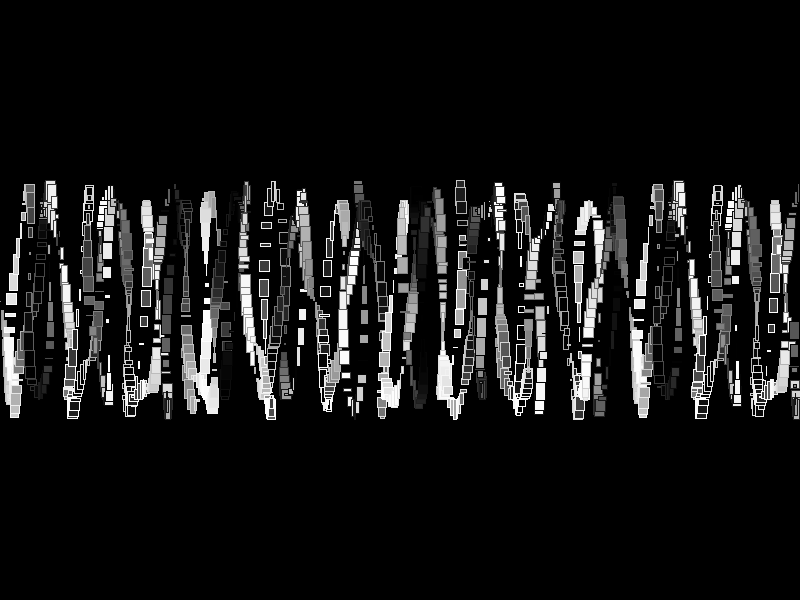
Frame 1 (no input)
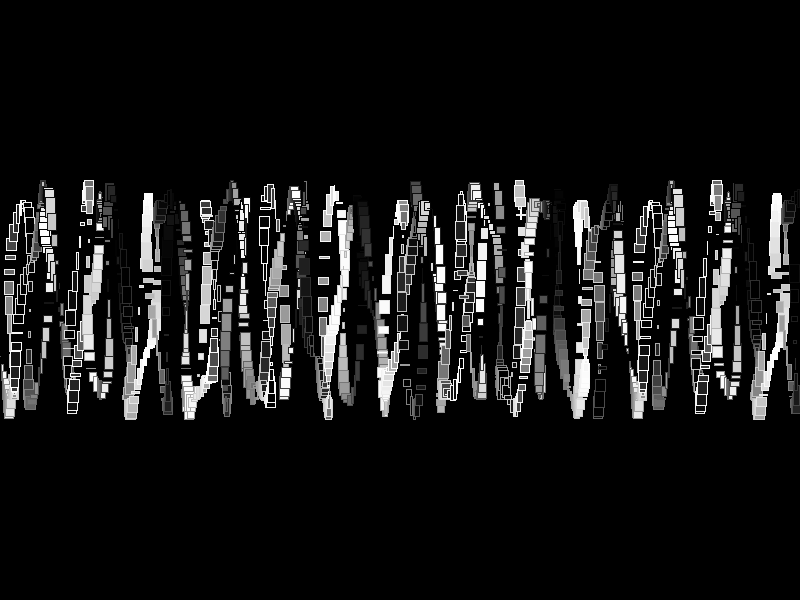
Frame 60 (the mouse pressed at the canvas centre just before this capture)
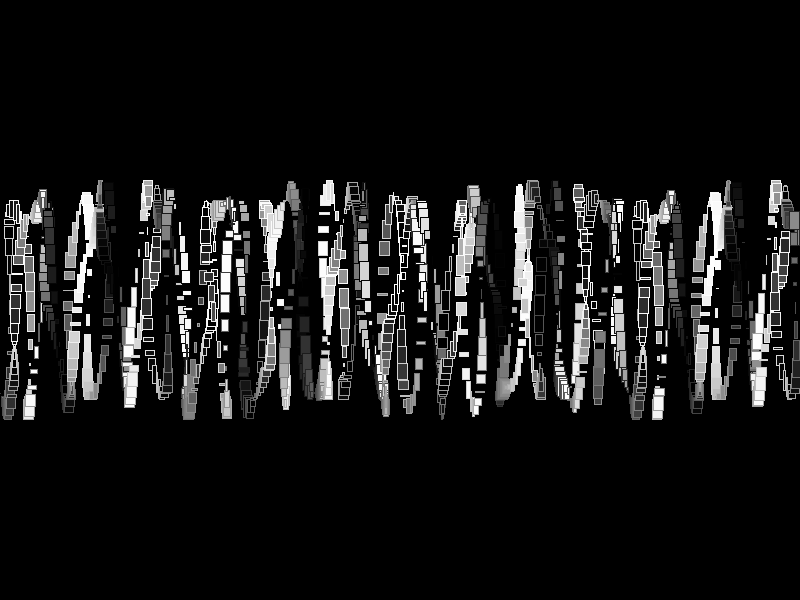
Frame 120 (the mouse held since frame 60 and released just before this capture)

The Processing sketch that drew these frames (run headless with seeded random() and noise(); from frame 60 on, the mouse is pressed at the canvas centre):

// Processing sketch: sketch_151203d
// ── sketch_151203d.pde
//tube2
void setup() {
  size(800, 600);
}
void draw() {
  background(0);
  for(int x= 0; x<width; x++) {
    stroke(sin((x+frameCount)*0.1)*127+127); //0-255
    fill(sin((x+frameCount)*0.13)*127+127); //0-255
    rect(
      x,
      sin(x*0.1+(frameCount*0.01))*100+(height*0.5),
      sin(x*0.22)*10,
      sin(x*0.43)*20
    );
    rect(
      x,
      sin(x*0.2+(frameCount*0.01))*100+(height*0.5),
      sin(x*0.32)*10,
      sin(x*0.43)*20
    );
  }
}
